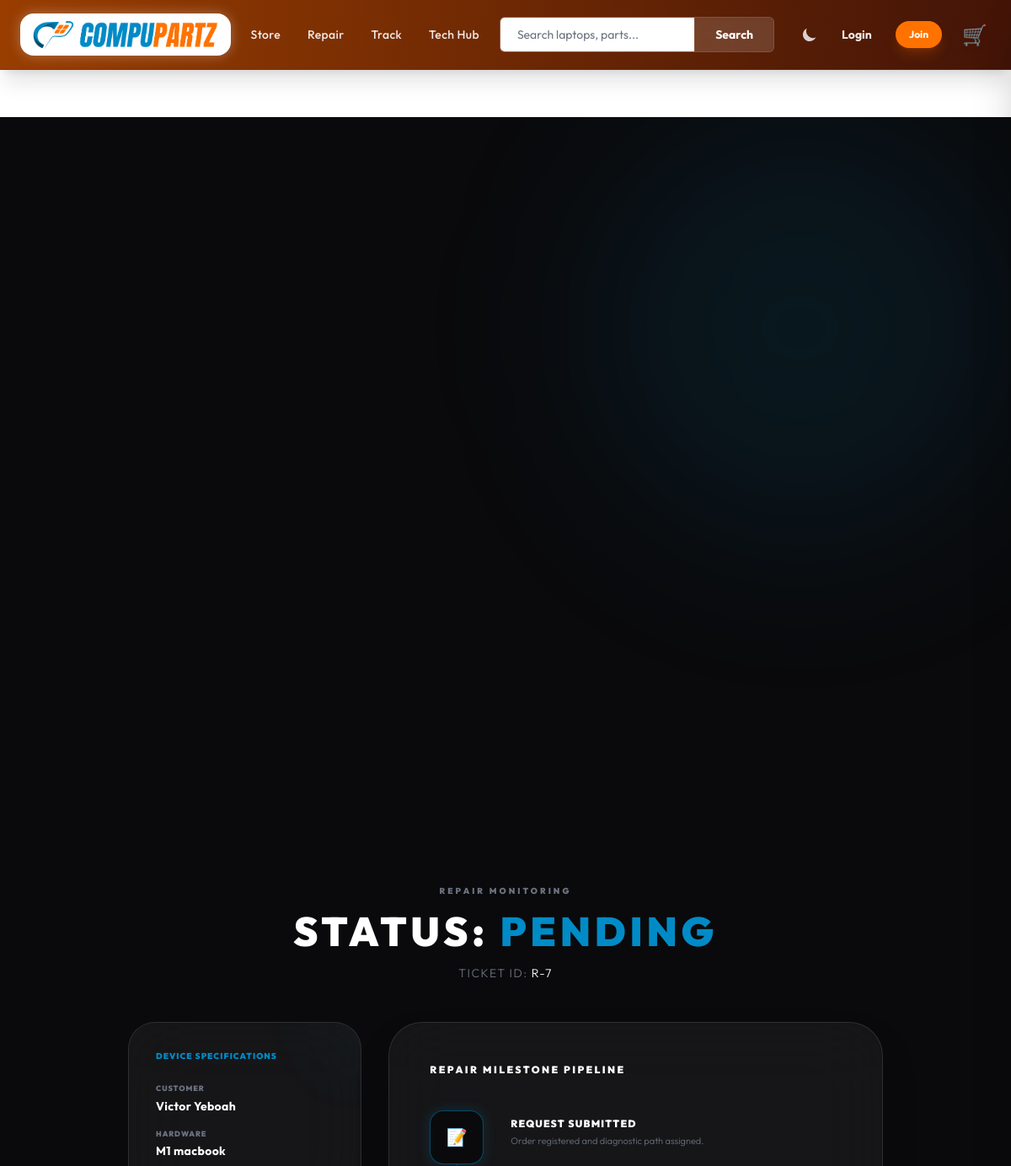
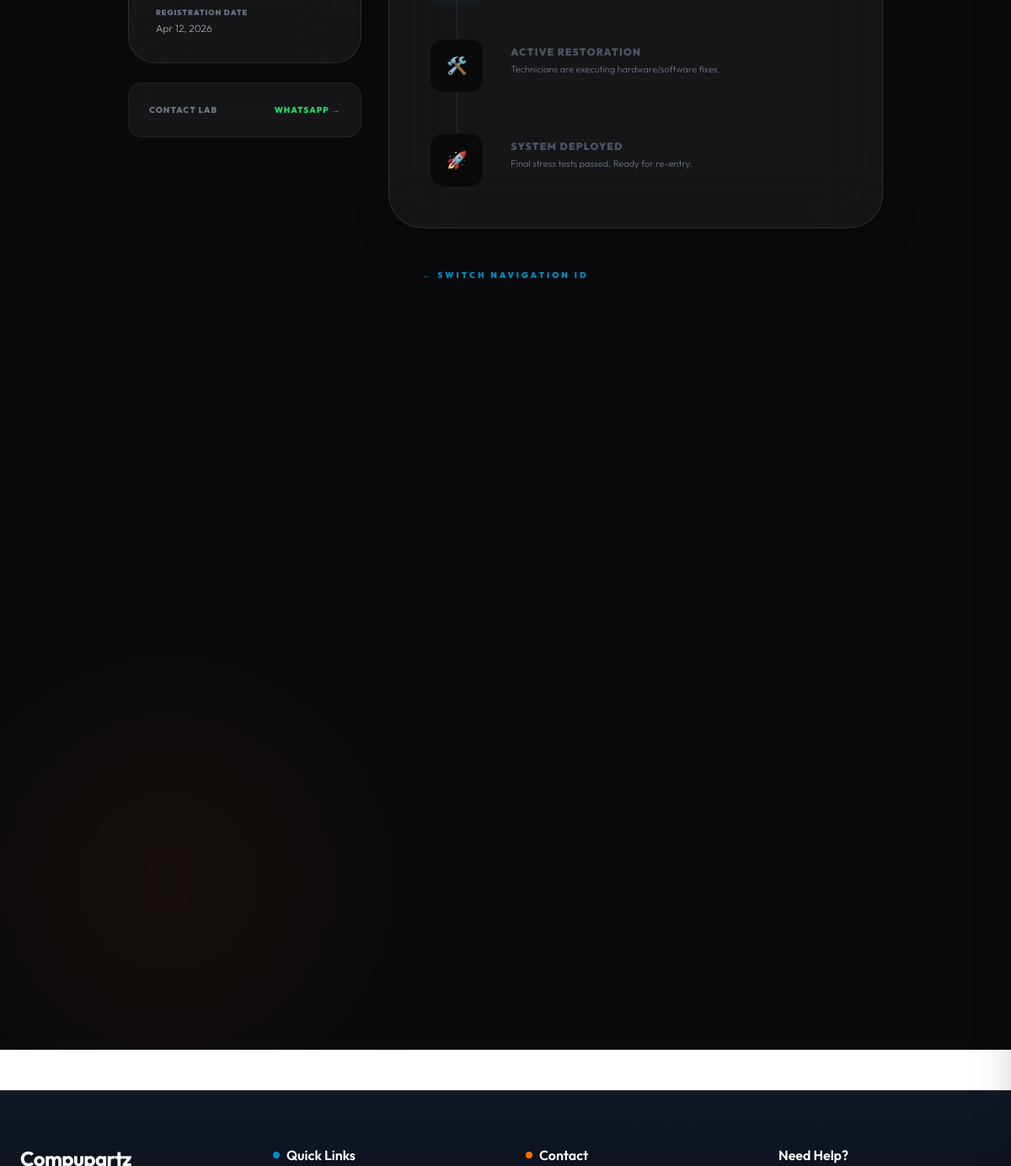
The page /repair/track/R-7/ on the database its author committed (2 pictures, top to bottom).
### repair/models.py (models this page shows, shortened)
class RepairTicket(models.Model):
    CONTACT_METHODS = [
        ('form', 'Form'),
        ('whatsapp', 'WhatsApp'),
        ('email', 'Email'),
    ]
    STATUS_CHOICES = [
        ('pending', 'Pending'),
        ('in_progress', 'In Progress'),
        ('completed', 'Completed'),
    ]
    user = models.ForeignKey(
        User,
        on_delete=models.CASCADE,
        null=True,
        blank=True
    )
    ticket_id = models.CharField(
        max_length=20,
        unique=True,
        editable=False,
        blank=True
    )
    customer_name = models.CharField(max_length=255)
    customer_email = models.EmailField()
    customer_phone = models.CharField(max_length=20)
    device = models.CharField(max_length=255)
    issue_description = models.TextField()
    contact_method = models.CharField(
        max_length=20,
        choices=CONTACT_METHODS,
        default='form'
    )
    in_person = models.BooleanField(default=False)
    status = models.CharField(
        max_length=20,
        choices=STATUS_CHOICES,
        default='pending'
    )
    created_at = models.DateTimeField(auto_now_add=True)

### repair/views.py (the view)
# urls.py: path('track/<str:ticket_id>/', views.track_repair, name='track_repair'),
def track_repair(request, ticket_id):
    ticket = get_object_or_404(RepairTicket, ticket_id=ticket_id)
    return render(request, "repair/track_repair.html", {
        "ticket": ticket
    })

### cart/context_processors.py (called while the page is built)
def cart(request):
    return {"cart": Cart(request)}

### templates/repair/track_repair.html (shortened to what this page needs)
{% extends "base.html" %}
{% load static %}
{% block content %}
<div class="relative -mx-6 px-6 sm:-mx-0 sm:px-0 sm:w-screen sm:left-1/2 sm:-translate-x-1/2 bg-[#0a0a0c] text-white -mt-10 py-20 min-h-[90vh] flex items-center justify-center overflow-hidden">
    <div class="absolute top-0 right-0 w-[500px] h-[500px] bg-[#008BC6]/10 rounded-full blur-[100px] -z-10 animate-pulseGlow"></div>
    <div class="absolute bottom-0 left-0 w-[400px] h-[400px] bg-[#ff7200]/5 rounded-full blur-[100px] -z-10 animate-pulseGlow" style="animation-delay: 1.5s;"></div>
    <div class="max-w-4xl w-full relative z-10 animate-fadeIn text-center">
        <div class="mb-12">
            <h4 class="text-[10px] font-black uppercase tracking-[0.3em] text-gray-500 mb-4">Repair Monitoring</h4>
            <h1 class="text-4xl md:text-5xl font-outfit font-black mb-4 uppercase tracking-widest text-white">
                Status: <span class="{% if ticket.status == 'completed' %}text-green-500{% elif ticket.status == 'in_progress' %}text-[#ff7200]{% else %}text-[#008BC6]{% endif %}">
                    {{ ticket.status|title }}
                </span>
            </h1>
            <p class="text-gray-500 font-light text-sm tracking-widest uppercase">
                Ticket ID: <span class="text-white">{{ ticket.ticket_id }}</span>
            </p>
        </div>
        <div class="grid lg:grid-cols-3 gap-8 text-left">
            <div class="lg:col-span-1 space-y-6">
                <div class="bg-white/5 backdrop-blur-2xl border border-white/10 p-8 rounded-[2rem] relative overflow-hidden group">
                    <div class="absolute -top-12 -right-12 w-24 h-24 bg-[#008BC6]/5 rounded-full blur-2xl group-hover:bg-[#008BC6]/10 transition-all"></div>
                    <h4 class="text-[10px] font-black uppercase tracking-widest text-[#008BC6] mb-6">Device Specifications</h4>
                    <div class="space-y-4">
                        <div>
                            <label class="text-[9px] font-black uppercase tracking-widest text-gray-500 block mb-1">Customer</label>
                            <p class="text-sm font-bold text-white tracking-wide">{{ ticket.customer_name }}</p>
                        </div>
                        <div>
                            <label class="text-[9px] font-black uppercase tracking-widest text-gray-500 block mb-1">Hardware</label>
                            <p class="text-sm font-bold text-white tracking-wide">{{ ticket.device }}</p>
                        </div>
                        <div>
                            <label class="text-[9px] font-black uppercase tracking-widest text-gray-500 block mb-1">Registration Date</label>
                            <p class="text-xs text-gray-400 font-light">{{ ticket.created_at|date:"M d, Y" }}</p>
                        </div>
                    </div>
                </div>
                <div class="bg-white/5 backdrop-blur-md border border-white/5 p-6 rounded-2xl flex items-center justify-between">
                    <span class="text-[10px] font-black uppercase tracking-widest text-gray-500">Contact Lab</span>
                    <a href="https://wa.me/233XXXXXXXXX" class="text-[10px] font-black uppercase tracking-widest text-[#25D366] hover:text-white transition-colors">WhatsApp &rarr;</a>
                </div>
            </div>
            <div class="lg:col-span-2">
                <div class="bg-white/5 backdrop-blur-2xl border border-white/10 p-8 md:p-12 rounded-[2.5rem] shadow-2xl relative overflow-hidden">
                    <h4 class="text-xs font-black uppercase tracking-[0.2em] text-white mb-10 text-center md:text-left">Repair Milestone Pipeline</h4>
                    <div class="relative">
                        <div class="space-y-12 relative z-10">
                            <div class="flex gap-8 group">
                                <div class="w-12 md:w-16 h-12 md:h-16 shrink-0 bg-[#0a0a0c] border {% if ticket.status in 'pending in_progress completed' %}border-[#008BC6]/50 shadow-[0_0_15px_rgba(0,139,198,0.2)]{% else %}border-white/5{% endif %} rounded-2xl flex items-center justify-center text-xl transition-all">
                                    📝
                                </div>
                                <div class="pt-2">
                                    <h5 class="text-xs font-black uppercase tracking-widest {% if ticket.status in 'pending in_progress completed' %}text-white{% else %}text-gray-600{% endif %}">REQUEST SUBMITTED</h5>
                                    <p class="text-[11px] text-gray-500 font-light mt-1">Order registered and diagnostic path assigned.</p>
                                </div>
                            </div>
                            <div class="flex gap-8 group">
                                <div class="w-12 md:w-16 h-12 md:h-16 shrink-0 bg-[#0a0a0c] border {% if ticket.status in 'in_progress completed' %}border-[#ff7200]/50 shadow-[0_0_15px_rgba(255,114,0,0.2)]{% else %}border-white/5{% endif %} rounded-2xl flex items-center justify-center text-xl transition-all">
                                    🛠️
                                </div>
                                <div class="pt-2">
                                    <h5 class="text-xs font-black uppercase tracking-widest {% if ticket.status in 'in_progress completed' %}text-white{% else %}text-gray-600{% endif %}">Active Restoration</h5>
                                    <p class="text-[11px] text-gray-500 font-light mt-1">Technicians are executing hardware/software fixes.</p>
                                </div>
                            </div>
                            <div class="flex gap-8 group">
                                <div class="w-12 md:w-16 h-12 md:h-16 shrink-0 bg-[#0a0a0c] border {% if ticket.status == 'completed' %}border-green-500/50 shadow-[0_0_20px_rgba(34,197,94,0.2)]{% else %}border-white/5{% endif %} rounded-2xl flex items-center justify-center text-xl transition-all">
                                    🚀
                                </div>
                                <div class="pt-2">
                                    <h5 class="text-xs font-black uppercase tracking-widest {% if ticket.status == 'completed' %}text-white{% else %}text-gray-600{% endif %}">System Deployed</h5>
                                    <p class="text-[11px] text-gray-500 font-light mt-1">Final stress tests passed. Ready for re-entry.</p>
                                </div>
                            </div>
                        </div>
                    </div>
                </div>
            </div>
        </div>
        <a href="{% url 'track_repair_lookup' %}" class="inline-block mt-12 text-[10px] font-black uppercase tracking-[0.3em] text-[#008BC6] hover:text-white transition-colors">
            &larr; Switch Navigation ID
        </a>
    </div>
</div>
{% endblock %}

### templates/base.html (style rules this page uses)
:root { --scroll-size: 8px; }
.font-outfit { font-family: 'Outfit', sans-serif; }

### rows shown on the page
RepairTicket: status "PENDING", ticket_id "R-7", customer_name "Victor Yeboah", device "M1 macbook", created_at "Apr 12, 2026"
